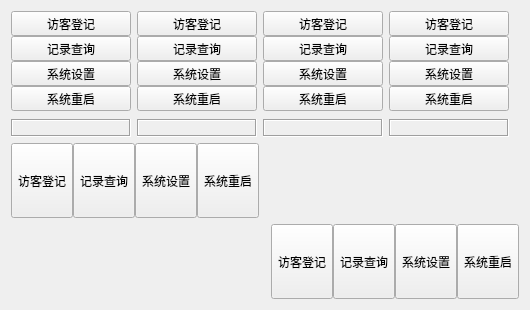
<?xml version="1.0" encoding="UTF-8"?>
<ui version="4.0">
 <class>CatalogWidget</class>
 <widget class="QWidget" name="CatalogWidget">
  <property name="geometry">
   <rect>
    <x>0</x>
    <y>0</y>
    <width>530</width>
    <height>310</height>
   </rect>
  </property>
  <property name="windowTitle">
   <string>Form</string>
  </property>
  <layout class="QGridLayout" name="gridLayout">
   <item row="0" column="0">
    <layout class="QVBoxLayout" name="verticalLayout_3">
     <item>
      <widget class="QWidget" name="widget_2" native="true">
       <property name="sizePolicy">
        <sizepolicy hsizetype="Preferred" vsizetype="Expanding">
         <horstretch>0</horstretch>
         <verstretch>0</verstretch>
        </sizepolicy>
       </property>
       <layout class="QGridLayout" name="gridLayout_3">
        <property name="leftMargin">
         <number>0</number>
        </property>
        <property name="topMargin">
         <number>0</number>
        </property>
        <property name="rightMargin">
         <number>0</number>
        </property>
        <property name="bottomMargin">
         <number>0</number>
        </property>
        <item row="0" column="0">
         <widget class="QWidget" name="widget1" native="true">
          <property name="minimumSize">
           <size>
            <width>120</width>
            <height>0</height>
           </size>
          </property>
          <property name="maximumSize">
           <size>
            <width>120</width>
            <height>16777215</height>
           </size>
          </property>
          <layout class="QVBoxLayout" name="verticalLayout">
           <property name="spacing">
            <number>0</number>
           </property>
           <property name="leftMargin">
            <number>0</number>
           </property>
           <property name="topMargin">
            <number>0</number>
           </property>
           <property name="rightMargin">
            <number>0</number>
           </property>
           <property name="bottomMargin">
            <number>0</number>
           </property>
           <item>
            <widget class="QToolButton" name="btn11">
             <property name="sizePolicy">
              <sizepolicy hsizetype="Expanding" vsizetype="Fixed">
               <horstretch>0</horstretch>
               <verstretch>0</verstretch>
              </sizepolicy>
             </property>
             <property name="text">
              <string>访客登记</string>
             </property>
            </widget>
           </item>
           <item>
            <widget class="QToolButton" name="btn12">
             <property name="sizePolicy">
              <sizepolicy hsizetype="Expanding" vsizetype="Fixed">
               <horstretch>0</horstretch>
               <verstretch>0</verstretch>
              </sizepolicy>
             </property>
             <property name="text">
              <string>记录查询</string>
             </property>
            </widget>
           </item>
           <item>
            <widget class="QToolButton" name="btn13">
             <property name="sizePolicy">
              <sizepolicy hsizetype="Expanding" vsizetype="Fixed">
               <horstretch>0</horstretch>
               <verstretch>0</verstretch>
              </sizepolicy>
             </property>
             <property name="text">
              <string>系统设置</string>
             </property>
            </widget>
           </item>
           <item>
            <widget class="QToolButton" name="btn14">
             <property name="sizePolicy">
              <sizepolicy hsizetype="Expanding" vsizetype="Fixed">
               <horstretch>0</horstretch>
               <verstretch>0</verstretch>
              </sizepolicy>
             </property>
             <property name="text">
              <string>系统重启</string>
             </property>
            </widget>
           </item>
           <item>
            <spacer name="verticalSpacer1">
             <property name="orientation">
              <enum>Qt::Vertical</enum>
             </property>
             <property name="sizeHint" stdset="0">
              <size>
               <width>20</width>
               <height>366</height>
              </size>
             </property>
            </spacer>
           </item>
          </layout>
         </widget>
        </item>
        <item row="0" column="1">
         <widget class="QWidget" name="widget2" native="true">
          <property name="minimumSize">
           <size>
            <width>120</width>
            <height>0</height>
           </size>
          </property>
          <property name="maximumSize">
           <size>
            <width>120</width>
            <height>16777215</height>
           </size>
          </property>
          <layout class="QVBoxLayout" name="verticalLayout_2">
           <property name="spacing">
            <number>0</number>
           </property>
           <property name="leftMargin">
            <number>0</number>
           </property>
           <property name="topMargin">
            <number>0</number>
           </property>
           <property name="rightMargin">
            <number>0</number>
           </property>
           <property name="bottomMargin">
            <number>0</number>
           </property>
           <item>
            <widget class="QToolButton" name="btn21">
             <property name="sizePolicy">
              <sizepolicy hsizetype="Expanding" vsizetype="Fixed">
               <horstretch>0</horstretch>
               <verstretch>0</verstretch>
              </sizepolicy>
             </property>
             <property name="text">
              <string>访客登记</string>
             </property>
            </widget>
           </item>
           <item>
            <widget class="QToolButton" name="btn22">
             <property name="sizePolicy">
              <sizepolicy hsizetype="Expanding" vsizetype="Fixed">
               <horstretch>0</horstretch>
               <verstretch>0</verstretch>
              </sizepolicy>
             </property>
             <property name="text">
              <string>记录查询</string>
             </property>
            </widget>
           </item>
           <item>
            <widget class="QToolButton" name="btn23">
             <property name="sizePolicy">
              <sizepolicy hsizetype="Expanding" vsizetype="Fixed">
               <horstretch>0</horstretch>
               <verstretch>0</verstretch>
              </sizepolicy>
             </property>
             <property name="text">
              <string>系统设置</string>
             </property>
            </widget>
           </item>
           <item>
            <widget class="QToolButton" name="btn24">
             <property name="sizePolicy">
              <sizepolicy hsizetype="Expanding" vsizetype="Fixed">
               <horstretch>0</horstretch>
               <verstretch>0</verstretch>
              </sizepolicy>
             </property>
             <property name="text">
              <string>系统重启</string>
             </property>
            </widget>
           </item>
           <item>
            <spacer name="verticalSpacer2">
             <property name="orientation">
              <enum>Qt::Vertical</enum>
             </property>
             <property name="sizeHint" stdset="0">
              <size>
               <width>20</width>
               <height>366</height>
              </size>
             </property>
            </spacer>
           </item>
          </layout>
         </widget>
        </item>
        <item row="0" column="2">
         <widget class="QWidget" name="widget3" native="true">
          <property name="minimumSize">
           <size>
            <width>120</width>
            <height>0</height>
           </size>
          </property>
          <property name="maximumSize">
           <size>
            <width>120</width>
            <height>16777215</height>
           </size>
          </property>
          <layout class="QVBoxLayout" name="verticalLayout_4">
           <property name="spacing">
            <number>0</number>
           </property>
           <property name="leftMargin">
            <number>0</number>
           </property>
           <property name="topMargin">
            <number>0</number>
           </property>
           <property name="rightMargin">
            <number>0</number>
           </property>
           <property name="bottomMargin">
            <number>0</number>
           </property>
           <item>
            <widget class="QToolButton" name="btn31">
             <property name="sizePolicy">
              <sizepolicy hsizetype="Expanding" vsizetype="Fixed">
               <horstretch>0</horstretch>
               <verstretch>0</verstretch>
              </sizepolicy>
             </property>
             <property name="text">
              <string>访客登记</string>
             </property>
            </widget>
           </item>
           <item>
            <widget class="QToolButton" name="btn32">
             <property name="sizePolicy">
              <sizepolicy hsizetype="Expanding" vsizetype="Fixed">
               <horstretch>0</horstretch>
               <verstretch>0</verstretch>
              </sizepolicy>
             </property>
             <property name="text">
              <string>记录查询</string>
             </property>
            </widget>
           </item>
           <item>
            <widget class="QToolButton" name="btn33">
             <property name="sizePolicy">
              <sizepolicy hsizetype="Expanding" vsizetype="Fixed">
               <horstretch>0</horstretch>
               <verstretch>0</verstretch>
              </sizepolicy>
             </property>
             <property name="text">
              <string>系统设置</string>
             </property>
            </widget>
           </item>
           <item>
            <widget class="QToolButton" name="btn34">
             <property name="sizePolicy">
              <sizepolicy hsizetype="Expanding" vsizetype="Fixed">
               <horstretch>0</horstretch>
               <verstretch>0</verstretch>
              </sizepolicy>
             </property>
             <property name="text">
              <string>系统重启</string>
             </property>
            </widget>
           </item>
           <item>
            <spacer name="verticalSpacer3">
             <property name="orientation">
              <enum>Qt::Vertical</enum>
             </property>
             <property name="sizeHint" stdset="0">
              <size>
               <width>20</width>
               <height>366</height>
              </size>
             </property>
            </spacer>
           </item>
          </layout>
         </widget>
        </item>
        <item row="0" column="3">
         <widget class="QWidget" name="widget4" native="true">
          <property name="minimumSize">
           <size>
            <width>120</width>
            <height>0</height>
           </size>
          </property>
          <property name="maximumSize">
           <size>
            <width>120</width>
            <height>16777215</height>
           </size>
          </property>
          <layout class="QVBoxLayout" name="verticalLayout_5">
           <property name="spacing">
            <number>0</number>
           </property>
           <property name="leftMargin">
            <number>0</number>
           </property>
           <property name="topMargin">
            <number>0</number>
           </property>
           <property name="rightMargin">
            <number>0</number>
           </property>
           <property name="bottomMargin">
            <number>0</number>
           </property>
           <item>
            <widget class="QToolButton" name="btn41">
             <property name="sizePolicy">
              <sizepolicy hsizetype="Expanding" vsizetype="Fixed">
               <horstretch>0</horstretch>
               <verstretch>0</verstretch>
              </sizepolicy>
             </property>
             <property name="text">
              <string>访客登记</string>
             </property>
            </widget>
           </item>
           <item>
            <widget class="QToolButton" name="btn42">
             <property name="sizePolicy">
              <sizepolicy hsizetype="Expanding" vsizetype="Fixed">
               <horstretch>0</horstretch>
               <verstretch>0</verstretch>
              </sizepolicy>
             </property>
             <property name="text">
              <string>记录查询</string>
             </property>
            </widget>
           </item>
           <item>
            <widget class="QToolButton" name="btn43">
             <property name="sizePolicy">
              <sizepolicy hsizetype="Expanding" vsizetype="Fixed">
               <horstretch>0</horstretch>
               <verstretch>0</verstretch>
              </sizepolicy>
             </property>
             <property name="text">
              <string>系统设置</string>
             </property>
            </widget>
           </item>
           <item>
            <widget class="QToolButton" name="btn44">
             <property name="sizePolicy">
              <sizepolicy hsizetype="Expanding" vsizetype="Fixed">
               <horstretch>0</horstretch>
               <verstretch>0</verstretch>
              </sizepolicy>
             </property>
             <property name="text">
              <string>系统重启</string>
             </property>
            </widget>
           </item>
           <item>
            <spacer name="verticalSpacer4">
             <property name="orientation">
              <enum>Qt::Vertical</enum>
             </property>
             <property name="sizeHint" stdset="0">
              <size>
               <width>20</width>
               <height>366</height>
              </size>
             </property>
            </spacer>
           </item>
          </layout>
         </widget>
        </item>
        <item row="0" column="4">
         <spacer name="horizontalSpacer">
          <property name="orientation">
           <enum>Qt::Horizontal</enum>
          </property>
          <property name="sizeHint" stdset="0">
           <size>
            <width>261</width>
            <height>20</height>
           </size>
          </property>
         </spacer>
        </item>
        <item row="1" column="0">
         <widget class="QLabel" name="labInfo1">
          <property name="frameShape">
           <enum>QFrame::Box</enum>
          </property>
          <property name="frameShadow">
           <enum>QFrame::Sunken</enum>
          </property>
          <property name="text">
           <string/>
          </property>
          <property name="alignment">
           <set>Qt::AlignCenter</set>
          </property>
         </widget>
        </item>
        <item row="1" column="1">
         <widget class="QLabel" name="labInfo2">
          <property name="frameShape">
           <enum>QFrame::Box</enum>
          </property>
          <property name="frameShadow">
           <enum>QFrame::Sunken</enum>
          </property>
          <property name="text">
           <string/>
          </property>
          <property name="alignment">
           <set>Qt::AlignCenter</set>
          </property>
         </widget>
        </item>
        <item row="1" column="2">
         <widget class="QLabel" name="labInfo3">
          <property name="frameShape">
           <enum>QFrame::Box</enum>
          </property>
          <property name="frameShadow">
           <enum>QFrame::Sunken</enum>
          </property>
          <property name="text">
           <string/>
          </property>
          <property name="alignment">
           <set>Qt::AlignCenter</set>
          </property>
         </widget>
        </item>
        <item row="1" column="3">
         <widget class="QLabel" name="labInfo4">
          <property name="frameShape">
           <enum>QFrame::Box</enum>
          </property>
          <property name="frameShadow">
           <enum>QFrame::Sunken</enum>
          </property>
          <property name="text">
           <string/>
          </property>
          <property name="alignment">
           <set>Qt::AlignCenter</set>
          </property>
         </widget>
        </item>
       </layout>
      </widget>
     </item>
     <item>
      <widget class="QWidget" name="widget5" native="true">
       <property name="minimumSize">
        <size>
         <width>0</width>
         <height>75</height>
        </size>
       </property>
       <property name="maximumSize">
        <size>
         <width>16777215</width>
         <height>75</height>
        </size>
       </property>
       <layout class="QHBoxLayout" name="horizontalLayout_11">
        <property name="spacing">
         <number>0</number>
        </property>
        <property name="leftMargin">
         <number>0</number>
        </property>
        <property name="topMargin">
         <number>0</number>
        </property>
        <property name="rightMargin">
         <number>0</number>
        </property>
        <property name="bottomMargin">
         <number>0</number>
        </property>
        <item>
         <widget class="QToolButton" name="btn51">
          <property name="sizePolicy">
           <sizepolicy hsizetype="Fixed" vsizetype="Expanding">
            <horstretch>0</horstretch>
            <verstretch>0</verstretch>
           </sizepolicy>
          </property>
          <property name="text">
           <string>访客登记</string>
          </property>
         </widget>
        </item>
        <item>
         <widget class="QToolButton" name="btn52">
          <property name="sizePolicy">
           <sizepolicy hsizetype="Fixed" vsizetype="Expanding">
            <horstretch>0</horstretch>
            <verstretch>0</verstretch>
           </sizepolicy>
          </property>
          <property name="text">
           <string>记录查询</string>
          </property>
         </widget>
        </item>
        <item>
         <widget class="QToolButton" name="btn53">
          <property name="sizePolicy">
           <sizepolicy hsizetype="Fixed" vsizetype="Expanding">
            <horstretch>0</horstretch>
            <verstretch>0</verstretch>
           </sizepolicy>
          </property>
          <property name="text">
           <string>系统设置</string>
          </property>
         </widget>
        </item>
        <item>
         <widget class="QToolButton" name="btn54">
          <property name="sizePolicy">
           <sizepolicy hsizetype="Fixed" vsizetype="Expanding">
            <horstretch>0</horstretch>
            <verstretch>0</verstretch>
           </sizepolicy>
          </property>
          <property name="text">
           <string>系统重启</string>
          </property>
         </widget>
        </item>
        <item>
         <spacer name="horizontalSpacer1">
          <property name="orientation">
           <enum>Qt::Horizontal</enum>
          </property>
          <property name="sizeHint" stdset="0">
           <size>
            <width>413</width>
            <height>20</height>
           </size>
          </property>
         </spacer>
        </item>
       </layout>
      </widget>
     </item>
     <item>
      <widget class="QWidget" name="widget6" native="true">
       <property name="minimumSize">
        <size>
         <width>0</width>
         <height>75</height>
        </size>
       </property>
       <property name="maximumSize">
        <size>
         <width>16777215</width>
         <height>75</height>
        </size>
       </property>
       <layout class="QHBoxLayout" name="horizontalLayout_10">
        <property name="spacing">
         <number>0</number>
        </property>
        <property name="leftMargin">
         <number>0</number>
        </property>
        <property name="topMargin">
         <number>0</number>
        </property>
        <property name="rightMargin">
         <number>0</number>
        </property>
        <property name="bottomMargin">
         <number>0</number>
        </property>
        <item>
         <spacer name="horizontalSpacer2">
          <property name="orientation">
           <enum>Qt::Horizontal</enum>
          </property>
          <property name="sizeHint" stdset="0">
           <size>
            <width>413</width>
            <height>20</height>
           </size>
          </property>
         </spacer>
        </item>
        <item>
         <widget class="QToolButton" name="btn61">
          <property name="sizePolicy">
           <sizepolicy hsizetype="Fixed" vsizetype="Expanding">
            <horstretch>0</horstretch>
            <verstretch>0</verstretch>
           </sizepolicy>
          </property>
          <property name="text">
           <string>访客登记</string>
          </property>
         </widget>
        </item>
        <item>
         <widget class="QToolButton" name="btn62">
          <property name="sizePolicy">
           <sizepolicy hsizetype="Fixed" vsizetype="Expanding">
            <horstretch>0</horstretch>
            <verstretch>0</verstretch>
           </sizepolicy>
          </property>
          <property name="text">
           <string>记录查询</string>
          </property>
         </widget>
        </item>
        <item>
         <widget class="QToolButton" name="btn63">
          <property name="sizePolicy">
           <sizepolicy hsizetype="Fixed" vsizetype="Expanding">
            <horstretch>0</horstretch>
            <verstretch>0</verstretch>
           </sizepolicy>
          </property>
          <property name="text">
           <string>系统设置</string>
          </property>
         </widget>
        </item>
        <item>
         <widget class="QToolButton" name="btn64">
          <property name="sizePolicy">
           <sizepolicy hsizetype="Fixed" vsizetype="Expanding">
            <horstretch>0</horstretch>
            <verstretch>0</verstretch>
           </sizepolicy>
          </property>
          <property name="text">
           <string>系统重启</string>
          </property>
         </widget>
        </item>
       </layout>
      </widget>
     </item>
     <item>
      <spacer name="verticalSpacer">
       <property name="orientation">
        <enum>Qt::Vertical</enum>
       </property>
       <property name="sizeHint" stdset="0">
        <size>
         <width>20</width>
         <height>40</height>
        </size>
       </property>
      </spacer>
     </item>
    </layout>
   </item>
   <item row="0" column="1">
    <spacer name="horizontalSpacer_2">
     <property name="orientation">
      <enum>Qt::Horizontal</enum>
     </property>
     <property name="sizeHint" stdset="0">
      <size>
       <width>3</width>
       <height>20</height>
      </size>
     </property>
    </spacer>
   </item>
  </layout>
 </widget>
 <resources/>
 <connections/>
</ui>
